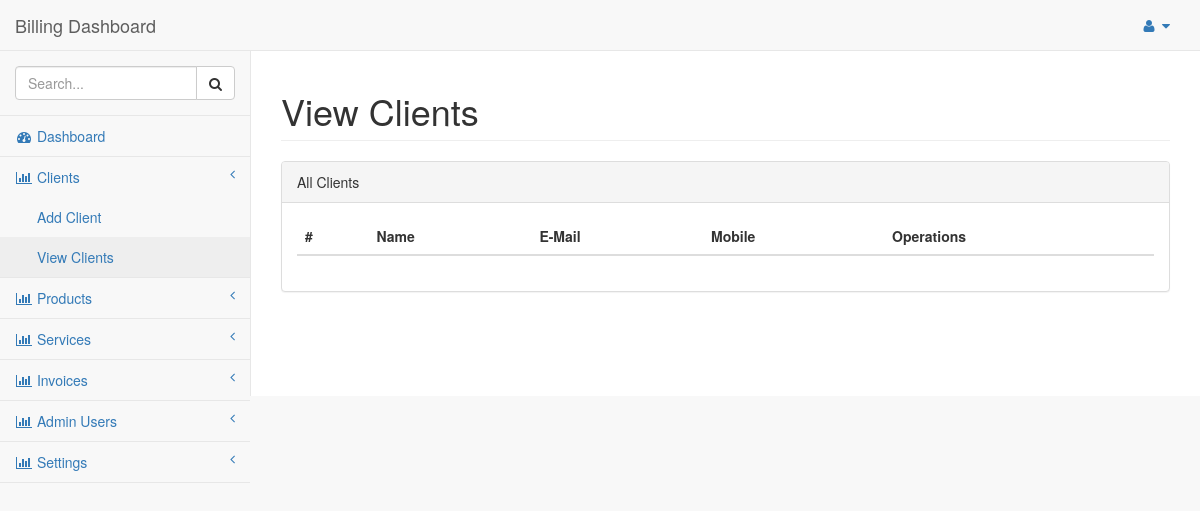
The app's page /view-clients.php, older data.
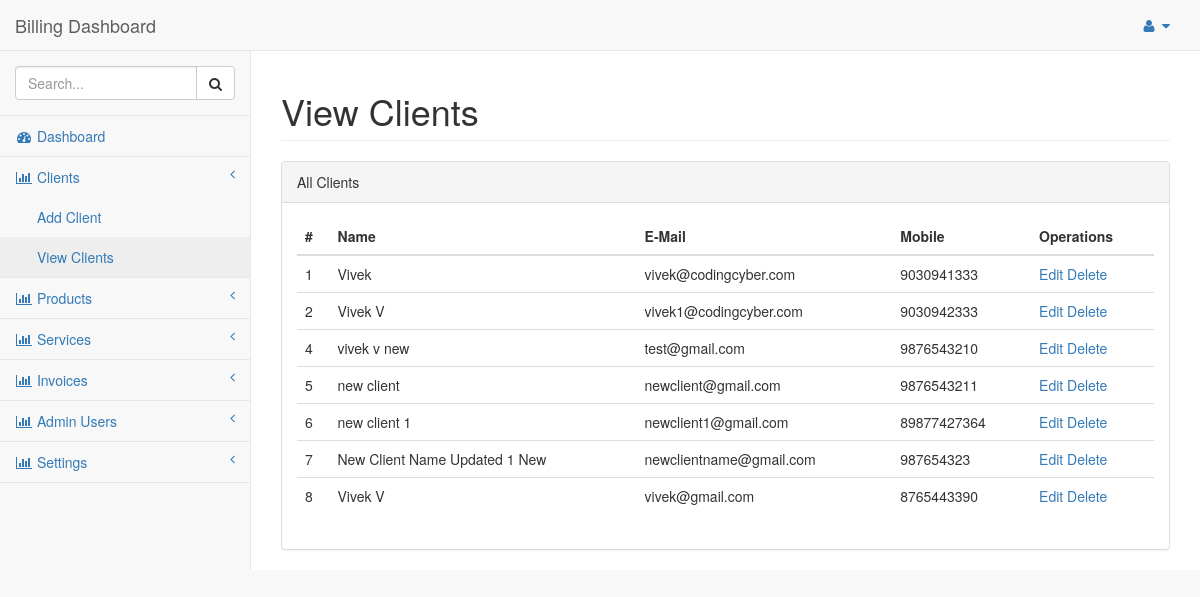
The same page, newer data.
### tables this page shows
CREATE TABLE `clients` (
  `id` int(11) NOT NULL,
  `name` varchar(255) NOT NULL,
  `email` varchar(255) NOT NULL,
  `mobile` varchar(255) NOT NULL,
  `address` varchar(255) NOT NULL,
  `created` datetime NOT NULL DEFAULT current_timestamp(),
  `updated` datetime NOT NULL DEFAULT current_timestamp()
);

### view-clients.php (the view)
<?php
    include('includes/header.php');
    include('includes/navigation.php');
    require_once('includes/connect.php');
    $sql = "SELECT * FROM clients";
    $result = $db->query($sql);
    $res = $result->fetchAll(PDO::FETCH_ASSOC);
?>
<div id="page-wrapper" style="min-height: 345px;">
    <div class="row">
        <div class="col-lg-12">
            <h1 class="page-header">View Clients</h1>
        </div>
    </div>
    <div class="row">
        <div class="col-lg-12">
            <div class="panel panel-default">
                <div class="panel-heading">
                    All Clients
                </div>
                <div class="panel-body">
                    <div class="table-responsive">
                        <table class="table table-hover">
                            <thead>
                                <tr>
                                    <th>#</th>
                                    <th>Name</th>
                                    <th>E-Mail</th>
                                    <th>Mobile</th>
                                    <th>Operations</th>
                                </tr>
                            </thead>
                            <tbody>
                                <?php foreach ($res as $client) { ?>
                                <tr>
                                    <td><?php echo $client['id']; ?></td>
                                    <td><?php echo $client['name']; ?></td>
                                    <td><?php echo $client['email']; ?></td>
                                    <td><?php echo $client['mobile']; ?></td>
                                    <td><a href="update-client.php?id=<?php echo $client['id']; ?>">Edit</a> <a href="delete-client.php?id=<?php echo $client['id']; ?>">Delete</a></td>
                                </tr>
                                <?php } ?>
                            </tbody>
                        </table>
                    </div>
                </div>
            </div>
    </div>
</div>
<?php include('includes/footer.php'); ?>

### includes/header.php (shortened to what this page needs)
<!DOCTYPE html>
<html lang="en">
<head>
    <link href="./vendor/bootstrap/css/bootstrap.min.css" rel="stylesheet">
    <link href="./vendor/metisMenu/metisMenu.min.css" rel="stylesheet">
    <link href="./dist/css/sb-admin-2.css" rel="stylesheet">
    <link href="./vendor/morrisjs/morris.css" rel="stylesheet">
    <link href="./vendor/font-awesome/css/font-awesome.min.css" rel="stylesheet" type="text/css">
</head>
<body>
    <div id="wrapper">

### includes/navigation.php (shortened to what this page needs)
<nav class="navbar navbar-default navbar-static-top" role="navigation" style="margin-bottom: 0">
    <div class="navbar-header">
        <a class="navbar-brand" href="index.html">Billing Dashboard</a>
    </div>
    <ul class="nav navbar-top-links navbar-right">
        <li class="dropdown">
            <a class="dropdown-toggle" data-toggle="dropdown" href="#">
                <i class="fa fa-user fa-fw"></i> <i class="fa fa-caret-down"></i>
            </a>
        </li>
    </ul>
    <div class="navbar-default sidebar" role="navigation">
        <div class="sidebar-nav navbar-collapse">
            <ul class="nav" id="side-menu">
                <li class="sidebar-search">
                    <div class="input-group custom-search-form">
                        <input type="text" id="clientsearch" class="form-control" placeholder="Search...">
                        <span class="input-group-btn">
                        <button class="btn btn-default" type="button">
                            <i class="fa fa-search"></i>
                        </button>
                    </span>
                    </div>
                </li>
                <li>
                    <a href="dashboard.php"><i class="fa fa-dashboard fa-fw"></i> Dashboard</a>
                </li>
                <li>
                    <a href="#"><i class="fa fa-bar-chart-o fa-fw"></i> Clients<span class="fa arrow"></span></a>
                    <ul class="nav nav-second-level">
                        <li>
                            <a href="add-client.php">Add Client</a>
                        </li>
                        <li>
                            <a href="view-clients.php">View Clients</a>
                        </li>
                    </ul>
                </li>
                <li>
                    <a href="#"><i class="fa fa-bar-chart-o fa-fw"></i> Products<span class="fa arrow"></span></a>
                </li>
                <li>
                    <a href="#"><i class="fa fa-bar-chart-o fa-fw"></i> Services<span class="fa arrow"></span></a>
                </li>
                <li>
                    <a href="#"><i class="fa fa-bar-chart-o fa-fw"></i> Invoices<span class="fa arrow"></span></a>
                </li>
                <li>
                    <a href="#"><i class="fa fa-bar-chart-o fa-fw"></i> Admin Users<span class="fa arrow"></span></a>
                </li>
                <li>
                    <a href="#"><i class="fa fa-bar-chart-o fa-fw"></i> Settings<span class="fa arrow"></span></a>
                </li>
            </ul>
        </div>
    </div>
</nav>

### includes/footer.php (shortened to what this page needs)
    </div>
</body>
</html>

Row changes from the older to the newer data that the page shows:
added clients: id "1", name "Vivek", email "vivek@codingcyber.com", mobile "9030941333"
added clients: id "2", name "Vivek V", email "vivek1@codingcyber.com", mobile "9030942333"
added clients: id "4", name "vivek v new", email "test@gmail.com", mobile "9876543210"
added clients: id "5", name "new client", email "newclient@gmail.com", mobile "9876543211"
added clients: id "6", name "new client 1", email "newclient1@gmail.com", mobile "89877427364"
added clients: id "7", name "New Client Name Updated 1 New", email "newclientname@gmail.com", mobile "987654323"
added clients: id "8", name "Vivek V", email "vivek@gmail.com", mobile "8765443390"
